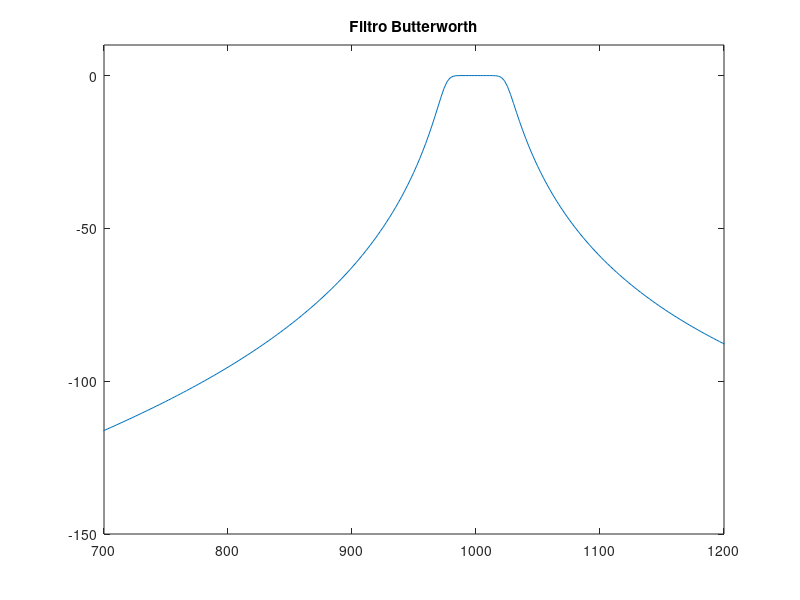
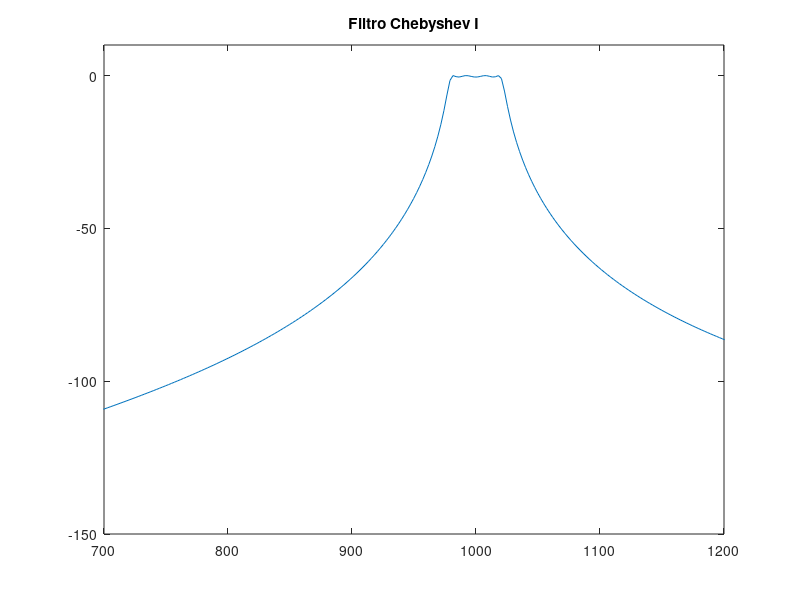
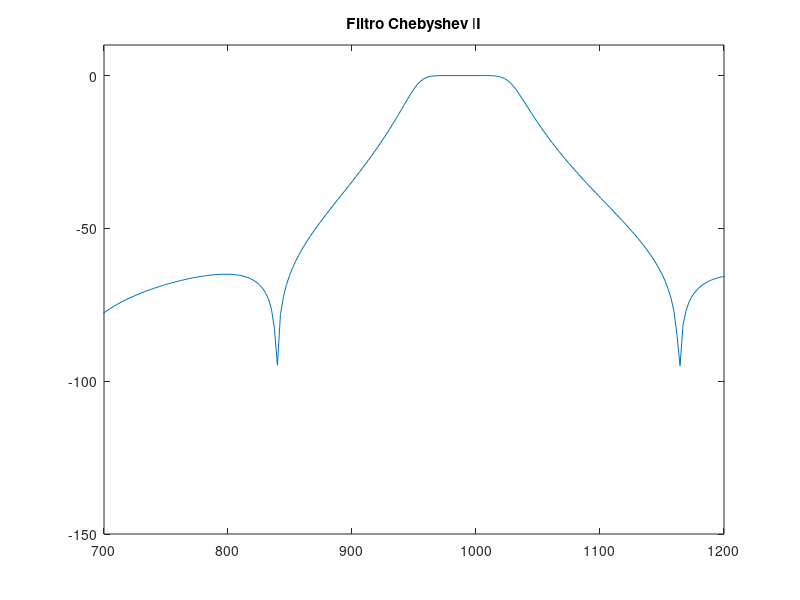
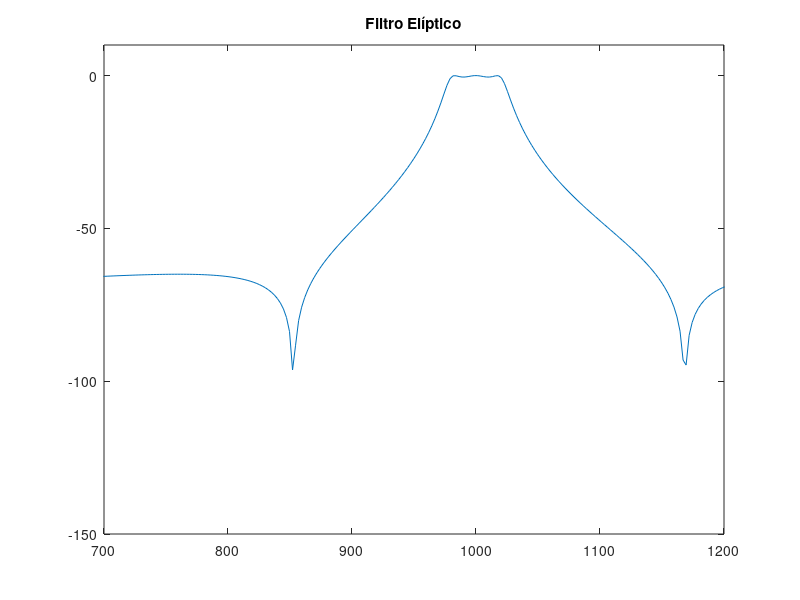

These figures' MATLAB source, in order:
close all
clear all
clc

%% EXEMPLO 6.3  
% Projete um filtro digital passa-faixa Elíptico, Butterworth, Chebyshev1 e Chebyshev2  que satisfaça as seguintes especificações:  
% Ap = 0,5 dB  
% Ar = 65 dB  
% Ωr1 = 850 rad/s  
% Ωp1 = 980 rad/s  
% Ωp2 = 1020 rad/s  
% Ωr2 = 1150 rad/s  
% Ωs = 10 000 rad/s   

% Diniz, Paulo S. R.; Silva, Eduardo A. B. da; Netto, Sergio L.. Processamento Digital de Sinais: Projeto e Análise de Sistemas (p. 412). Edição do Kindle. 
%%
Ap = 0.5;
Ar = 65;
Wr1 = 850/5000;
Wr2 = 1150/5000;
Wp1 = 980/5000;
Wp2 = 1020/5000;
Wp = [Wp1 Wp2];
Wr = [Wr1 Wr2];

%% Butterworth
[N1,Wn1] = buttord(Wp,Wr,Ap,Ar)%definição da ordem do filtro 
[B1,A1] = butter(N1,Wn1);%função para filtro butterworth 
[H1,W1] = freqz(B1,A1,2048,10000);%vetores da resposta em frequência 
figure 
plot(W1,20*log10(abs(H1)))
axis([700 1200 -150 10])
title('Filtro Butterworth')
Z1 = roots(B1);%zeros da função de transferência 
P1 = roots(A1);%polos da função de transferência 



%% Chebyshev1   
[N2,Wn2] = cheb1ord(Wp,Wr,Ap,Ar);%definição da ordem do filtro 
[B2,A2] = cheby1(N2,Ap,Wn2);%função para filtro chebyshev tipo 1 
[H2,W2] = freqz(B2,A2,2048,10000);%vetores da resposta em frequência 
figure 
plot(W2,20*log10(abs(H2)))
axis([700 1200 -150 10])
title('Filtro Chebyshev I')
Z2 = roots(B2)%zeros da função de transferência 
P2 = roots(A2)%polos da função de transferência 



%% Chebyshev2   
[N3,Wn3] = cheb2ord(Wp,Wr,Ap,Ar);%definição da ordem do filtro 
[B3,A3] = cheby2(N3,Ar,Wr);%função para filtro chebyshev tipo 2 
[H3,W3] = freqz(B3,A3,2048,10000);%vetores da resposta em frequência 
figure 
plot(W3,20*log10(abs(H3)))
axis([700 1200 -150 10])
title('Filtro Chebyshev II')
Z3 = roots(B3)%zeros da função de transferência 
P3 = roots(A3);%polos da função de transferência clo


%% Eliptico 
[N4,Wn4] = ellipord(Wp,Wr,Ap,Ar);%definição da ordem do filtro 
[B4,A4] = ellip(N4,Ap,Ar,Wn4);%função para filtro elíptico 
[H4,W4] = freqz(B4,A4,2048,10000);%vetores da resposta em frequência 
figure
plot(W4,20*log10(abs(H4)))
axis([700 1200 -150 10])
title('Filtro Elíptico')
Z4 = roots(B4)%zeros da função de transferência 
P4 = roots(A4)%polos da função de transferência 

